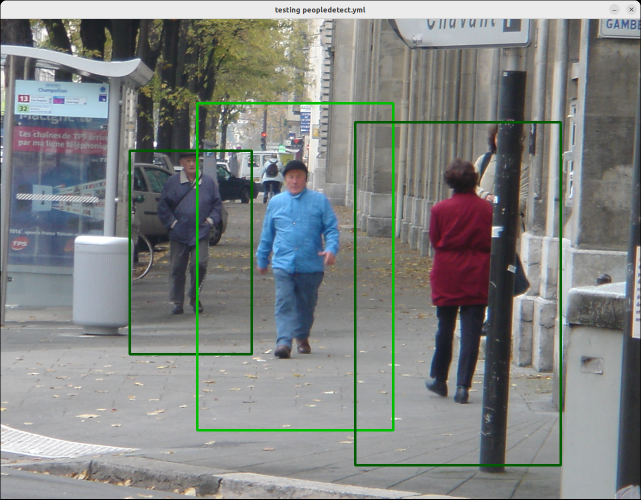
//> input picture Ex4/P6/trainedtest1.png, 1282 x 999 px, given in place of the camera (shown at 1/2 size)
$ ./skelcamframes   (built with g++ and OpenCV 4)
//> lines starting //> are read from the running program, lines starting //| are printed output that depends on the picture; after the words box and inside, x2 and y2 are one past the last pixel; in counts of white or black regions, pixels touching at a corner belong together
// modified from previous examples by Phil orlando and the OpenCV skeletal.cpp file
// compiled with g++ -O0 -g -I/usr/local/include/opencv4 skelcamframes.cpp -o skelcamframes -L/usr/local/lib `pkg-config --libs opencv4`


#include <stdio.h>
#include <stdlib.h>
#include <iostream>
#include <time.h>

#include "opencv2/imgcodecs.hpp"
#include <opencv2/imgproc.hpp>
#include <opencv2/highgui.hpp>

using namespace cv;
using namespace std;

// See www.asciitable.com
#define ESCAPE_KEY (27)

int main(int argc, char **argv)
{
    VideoCapture cam0(0);
    char skeletalframe[50];
    Mat frame, gray, binary, mfblur;
    const char* window_name = "vidout";
    int framecnt = 0;

    if (!cam0.isOpened())
    {
        exit(-1);
    }


    cam0.set(CAP_PROP_FRAME_WIDTH, 640);
    cam0.set(CAP_PROP_FRAME_HEIGHT, 480);


    namedWindow(window_name, WINDOW_AUTOSIZE);

    while (true)
    {

        cam0.read(frame);
//> frame is the input picture: 999 rows x 1282 cols, CV_8UC3; mean B, G, R 131.3, 132.9, 129.6
        if(frame.empty()) break;

        cvtColor(frame,gray,COLOR_BGR2GRAY);
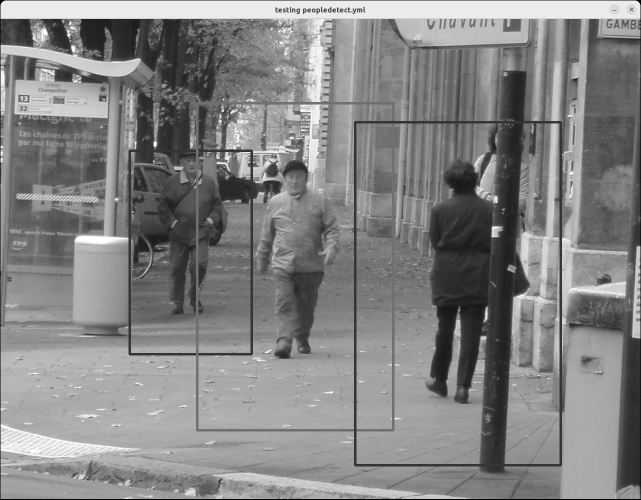
//> gray: 999 rows x 1282 cols, CV_8UC1 (shown at 1/2 size); min 0, max 255, mean 131.7

        // using 150 for hand

        threshold(gray, binary, 150, 255, THRESH_BINARY);
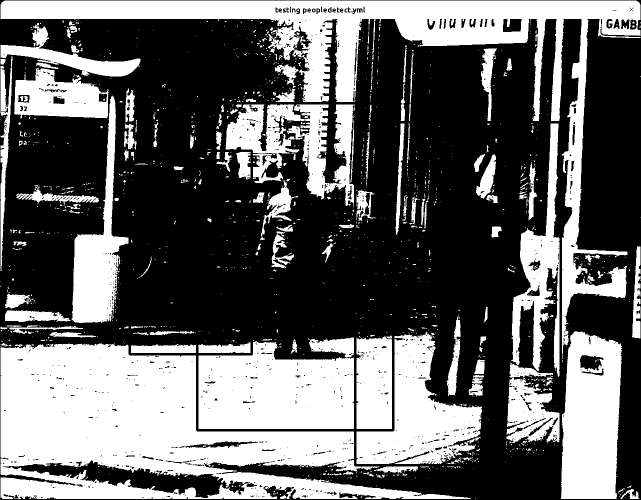
//> binary: 999 rows x 1282 cols, CV_8UC1 (shown at 1/2 size); 39.7% white; 1327 white regions (1134 under 20 px), largest, box (x1, y1, x2, y2) and area: (1, 687, 942, 998) 139477, (1, 1, 1281, 719) 101670, (397, 682, 708, 858) 45245
        binary = 255 - binary;

        medianBlur(binary, mfblur, 1);

        Mat skel(mfblur.size(), CV_8UC1, Scalar(0));
        Mat temp, eroded;
        Mat element = getStructuringElement(MORPH_CROSS, Size(3,3));
        bool done;
        int iterations = 0;

        do
        {
            erode(mfblur, eroded, element);
            dilate(eroded, temp, element);
            subtract(mfblur, temp, temp);
            bitwise_or(skel, temp, skel);
            eroded.copyTo(mfblur);

            done = (countNonZero(mfblur) == 0);
            iterations++;
        } while (!done && (iterations < 100));
//> this loop made 100 passes
//> pass 1, `subtract(mfblur, temp, temp);`:
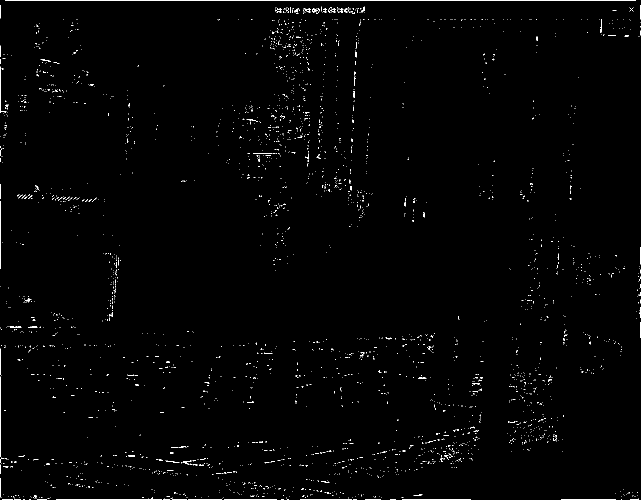
//> temp: 999 rows x 1282 cols, CV_8UC1 (shown at 1/2 size); 0.91% white in thin lines or dots
//> pass 2, `erode(mfblur, eroded, element);`:
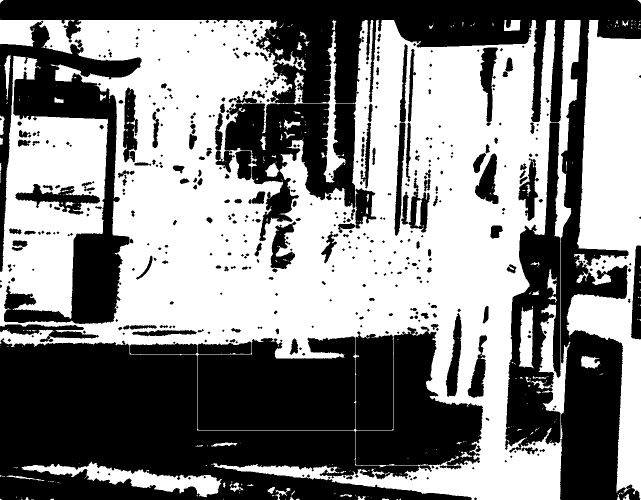
//> eroded: 999 rows x 1282 cols, CV_8UC1 (shown at 1/2 size); 51.8% white; 468 black regions (189 under 20 px), largest, box (x1, y1, x2, y2) and area: (0, 0, 1282, 999) 163033, (0, 676, 944, 999) 154988, (0, 41, 283, 648) 57046
//> after the loop:
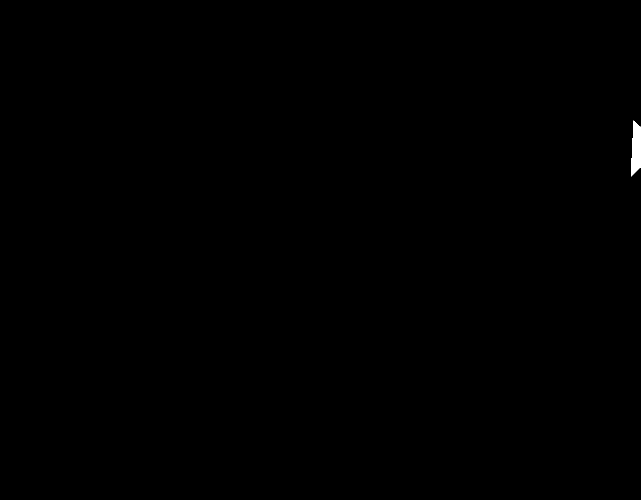
//> mfblur: 999 rows x 1282 cols, CV_8UC1 (shown at 1/2 size); 0.13% white; 1 white region, box (x1, y1, x2, y2) and area: (1262, 241, 1282, 353) 1664
//> after the loop:
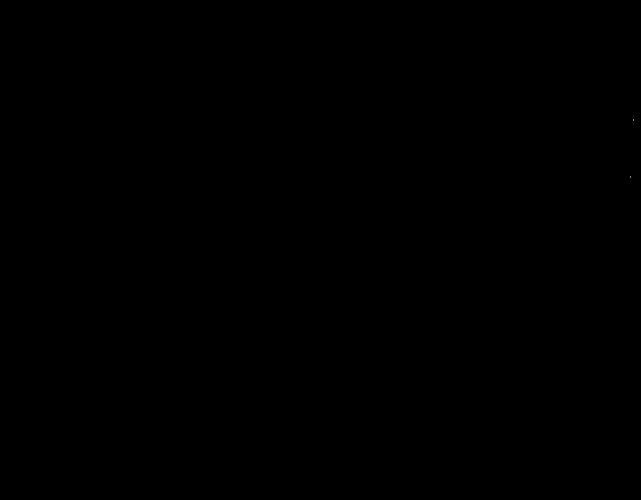
//> temp: 999 rows x 1282 cols, CV_8UC1 (shown at 1/2 size); 0% white in thin lines or dots, all inside (x1, y1, x2, y2) = (1261, 239, 1267, 355)
//> after the loop:
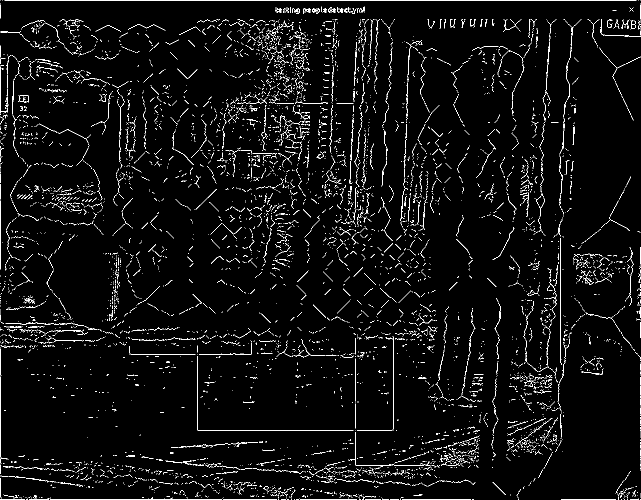
//> skel: 999 rows x 1282 cols, CV_8UC1 (shown at 1/2 size); 3.7% white in thin lines or dots
//> after the loop, iterations = 100


        sprintf(skeletalframe, "skelframe%04d.pgm", framecnt);
        imwrite(skeletalframe, skel);

        framecnt++;

        imshow("Cam",frame);
        imshow("Skeletal", skel);

        if(waitKey(20)== ESCAPE_KEY) break;
//> the Esc key is pressed
    }
    return 0;
}

$ run again, on Ex4/P6/trainedtest2.png
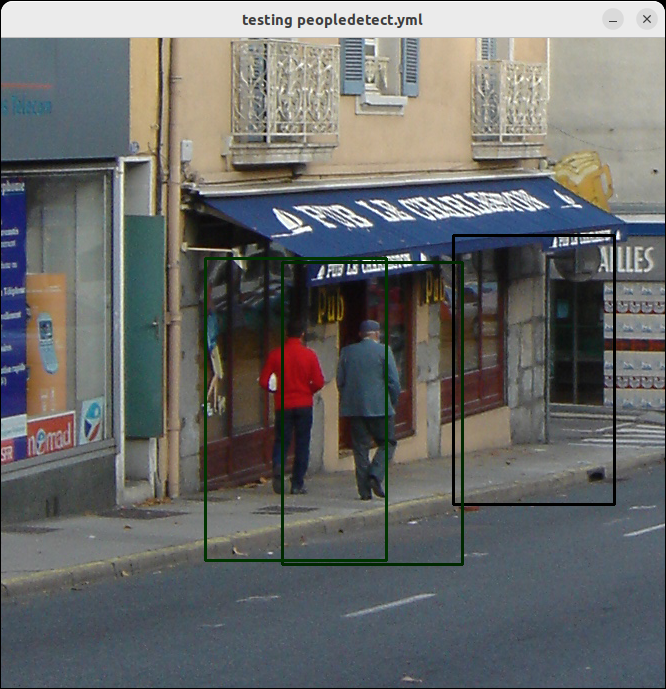
//> input picture Ex4/P6/trainedtest2.png, 666 x 689 px, given in place of the camera
//> frame is the input picture: 689 rows x 666 cols, CV_8UC3; mean B, G, R 106.4, 107.2, 105.8
//> the loop `do` made 100 passes
//> pass 2, `erode(mfblur, eroded, element);`:
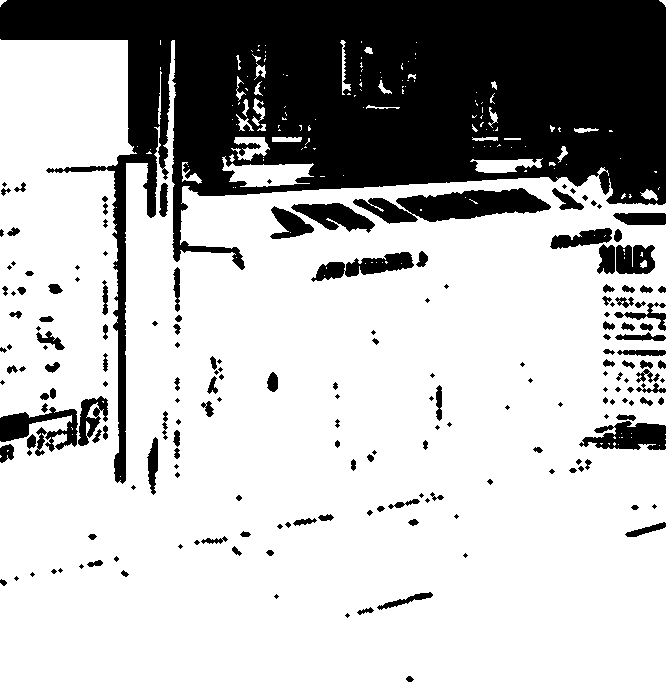
//> eroded: 689 rows x 666 cols, CV_8UC1; 72.1% white; 191 black regions (70 under 20 px), largest, box (x1, y1, x2, y2) and area: (0, 0, 666, 484) 104313, (353, 188, 551, 224) 4053, (0, 407, 78, 456) 1693
//> after the loop `do`:
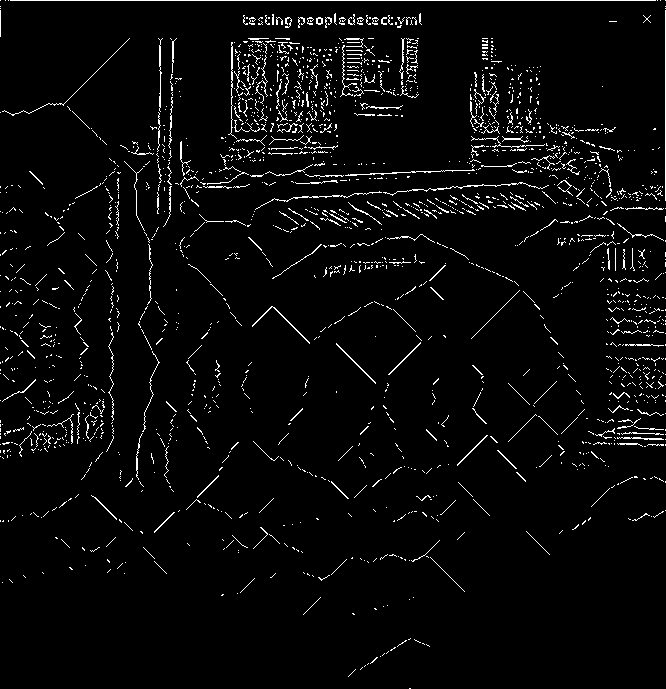
//> skel: 689 rows x 666 cols, CV_8UC1; 3.6% white in thin lines or dots
//> after the loop `do`: iterations = 100

$ run again, on Ex4/P6/trainedtest3.png
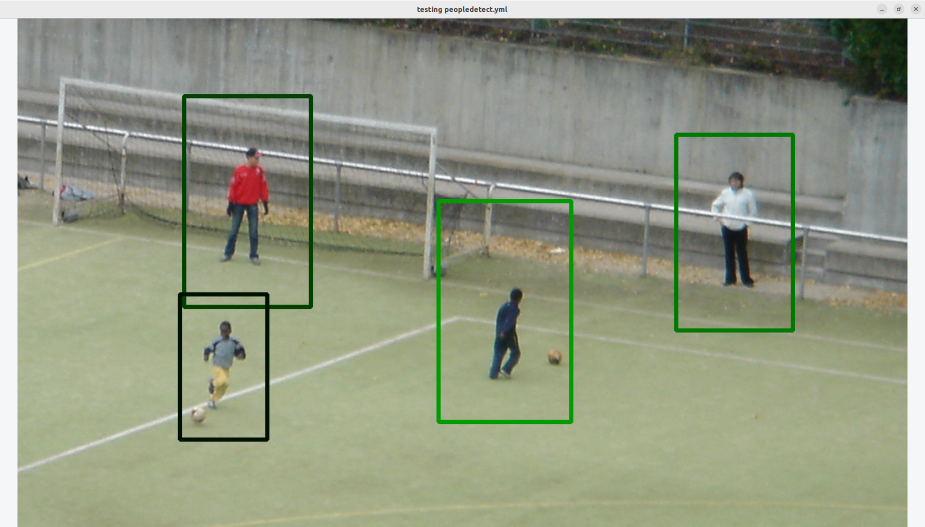
//> input picture Ex4/P6/trainedtest3.png, 1850 x 1053 px, given in place of the camera (shown at 1/2 size)
//> frame is the input picture: 1053 rows x 1850 cols, CV_8UC3; mean B, G, R 132.5, 153.7, 147.8
//> `threshold(gray, binary, 150, 255, THRESH_BINARY);`:
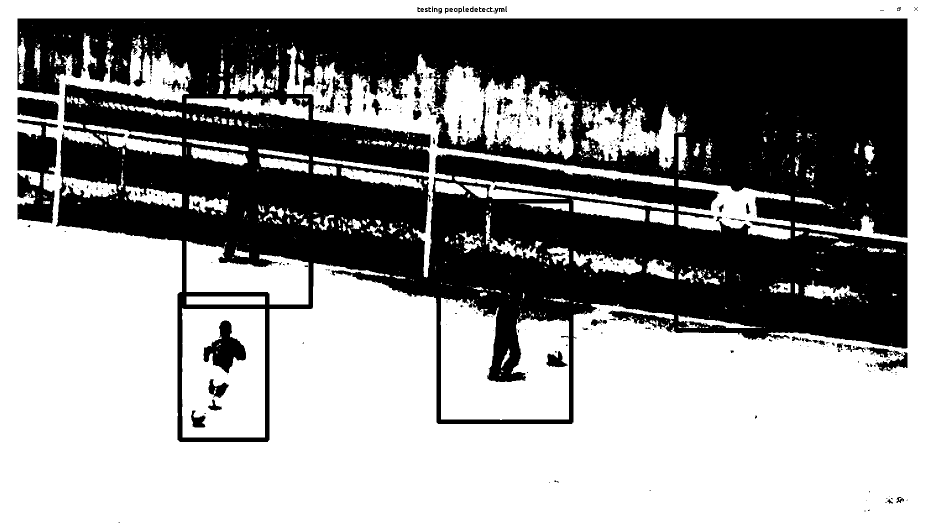
//> binary: 1053 rows x 1850 cols, CV_8UC1 (shown at 1/2 size); 57.8% white; 459 black regions (346 under 20 px), largest, box (x1, y1, x2, y2) and area: (35, 37, 1815, 884) 789260, (35, 238, 116, 447) 11361, (407, 641, 492, 746) 4376
//> after the loop `do`:
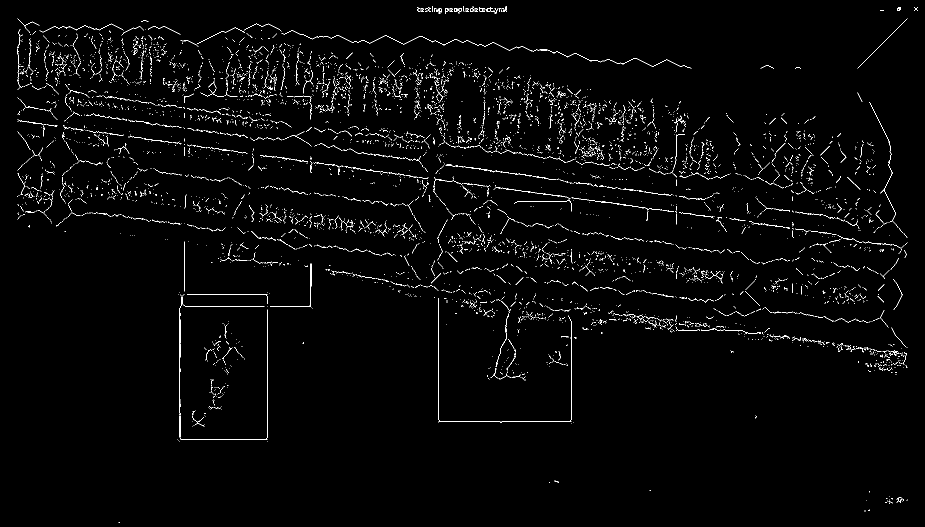
//> skel: 1053 rows x 1850 cols, CV_8UC1 (shown at 1/2 size); 1.9% white in thin lines or dots
//> after the loop `do`: iterations = 100
